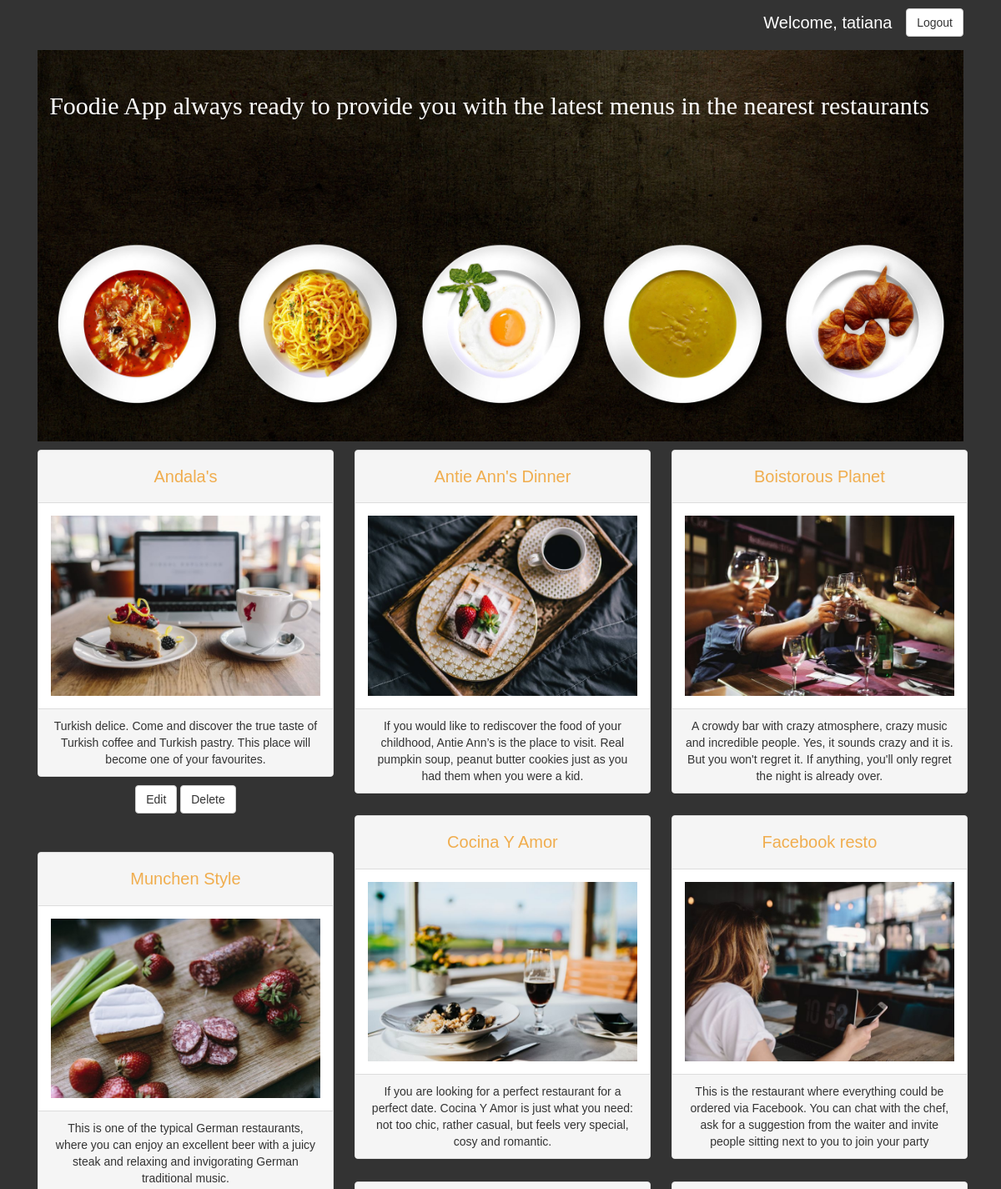
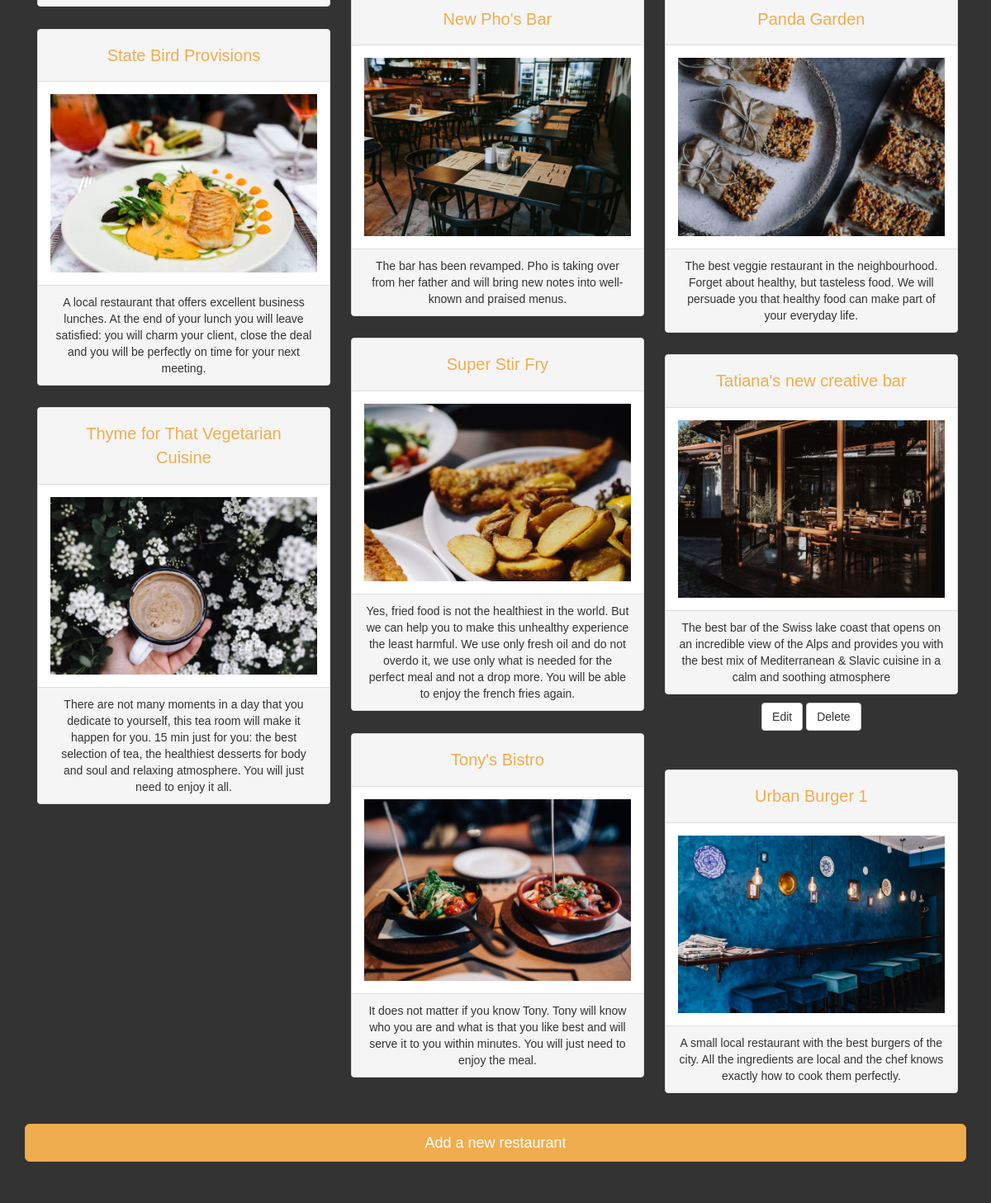
/restos/ (signed in), run on the app's committed database (2 pictures, top to bottom).
### database_setup_fn.py (models this page shows, shortened)
class Restaurant(Base):
    __tablename__ = 'restaurant'
    id = Column(Integer, primary_key=True)
    name = Column(String(250), nullable=False)
    user_id = Column(Integer, ForeignKey('user.id'))
    user = relationship(User)
    description = Column(String(250))
    image = Column(String(250))
    menu_item = relationship('MenuItem', cascade="all, delete")

### finalproject.py (the view)
@app.route('/')
@app.route('/restos/')
def showallrestaurants():
    restaurants = session.query(Restaurant).order_by(Restaurant.name).all()
    if 'username' not in login_session:
        return render_template('public_allrestos.html', restos=restaurants)
    else:
        user = session.query(User).\
            filter_by(name=login_session['username']).one()
        return render_template('allrestos.html', restos=restaurants, user=user)

### templates/allrestos.html (shortened to what this page needs)
<!DOCTYPE html>
<html>
<head>
    <link rel="stylesheet" type="text/css" href="/static/bootstrap-3.3.7-dist/css/bootstrap.min.css">
    <link rel="stylesheet" type="text/css" href="/static/bootstrap-3.3.7-dist/css/custom.css">
    <link rel="stylesheet" type="text/css" href="/static/css/styles.css">
</head>
<body>
    <div class="container">
        <div class="col-md-12" align="right" >
            {% if not session['username'] %}
            <a style='margin: 10px 0 10px 0' href='/login' role ='button' class ='btn btn-default'>Login</a>
            {% else %}
            <span style="font-size:20px; color: white;">Welcome, {{ session['username'].split(' ')[0] }} &nbsp; </span><a style='margin: 10px 0 16px 0' href='/disconnect' role ='button' class ='btn btn-default'>Logout</a>
            {% endif %}
        </div>
        <div class="col-md-12" align="center">
            <h1  id ="home" style="padding: 50px 10px 0 10px; width:95%; position:absolute; z-index:2; color:white;">Foodie App always ready to provide you with the latest menus in the nearest restaurants</h1>
            <img id="bg_image" alt="background" class="img-responsive" src="/static/bootstrap-3.3.7-dist/images/cook-food-kitchen-eat-54455_2.jpg">
        </div>
        <div class='row'>
            <div class="col-md-12" align="center" id='grid'>
                {% for resto in restos %}
                <div class="col-sm-12 col-md-6 col-lg-4 item">
                    <div class="panel panel-default">
                        <div class="panel-heading"><a style="font-size:20px; color:#f0ad4e;" class="btn btn-link" href="{{url_for('restoMenu', resto_ID=resto.id)}}">{{resto.name}}</a></div>
                        <div class="panel-body"><img alt='resto image' class = "img-responsive center-block" src="{{resto.image}}"/></div>
                        <div class="panel-footer">{{resto.description}}</div>
                    </div>
                    {% if resto.user_id == user.id %}
                    <a class="btn btn-default" role="button" href="{{url_for('editResto', resto_id=resto.id)}}" style="margin-bottom:30px;">Edit</a> <a class="btn btn-default" role="button" style="margin-bottom:30px;" href="{{url_for('deleteResto',resto_id=resto.id)}}">Delete</a>
                    {% endif %}
                </div>
                {% endfor %}
            </div>
        </div>
        <div class="row">
            <div class="col-md-12" align="center" id="bottom">
                <a href="{{url_for('createNewResto')}}" role ="button" class ="btn btn-warning btn-block btn-lg">Add a new restaurant</a>
            </div>
        </div>
    </div>
</body>
</html>

### static/css/styles.css (style rules this page uses)
body { font-family: sans-serif; background-color: #333333 }
h1, h2, h3, h4 { color: #CCCCCC; }
h1, h2 { font-family: 'Georgia', serif; margin: 0; }
a { text-decoration: none; text-decoration: #333333; font-size: .75em; }
#bottom { margin-bottom:50px; }

### data on the page
Restaurant: name "Andala's", image (picture), description "Turkish delice. Come and discover the true taste of Turkish coffee and Turkish pastry. This place will become one of your favourites."
Restaurant: name "Antie Ann's Dinner", image (picture), description "If you would like to rediscover the food of your childhood, Antie Ann’s is the place to visit. Real pumpkin soup, peanut butter cookies just as you had them when you were a kid."
Restaurant: name "Boistorous Planet", image (picture), description "A crowdy bar with crazy atmosphere, crazy music and incredible people. Yes, it sounds crazy and it is. But you won't regret it. If anything, you'll only regret the night is already over."
Restaurant: name "Cocina Y Amor", image (picture), description "If you are looking for a perfect restaurant for a perfect date. Cocina Y Amor is just what you need: not too chic, rather casual, but feels very special, cosy and romantic."
Restaurant: name "Facebook resto", image (picture), description "This is the restaurant where everything could be ordered via Facebook. You can chat with the chef, ask for a suggestion from the waiter and invite people sitting next to you to join your party"
Restaurant: name "Munchen Style", image (picture), description "This is one of the typical German restaurants, where you can enjoy an excellent beer with a juicy steak and relaxing and invigorating German traditional music."
Restaurant: name "New Pho's Bar", image (picture), description "The bar has been revamped. Pho is taking over from her father and will bring new notes into well-known and praised menus."
Restaurant: name "Panda Garden", image (picture), description "The best veggie restaurant in the neighbourhood. Forget about healthy, but tasteless food. We will persuade you that healthy food can make part of your everyday life."
Restaurant: name "State Bird Provisions", image (picture), description "A local restaurant that offers excellent business lunches. At the end of your lunch you will leave satisfied: you will charm your client, close the deal and you will be perfectly on time for your next meeting."
Restaurant: name "Super Stir Fry", image (picture), description "Yes, fried food is not the healthiest in the world. But we can help you to make this unhealthy experience the least harmful. We use only fresh oil and do not overdo it, we use only what is needed for the perfect meal and not a drop more. You will be able to enjoy the french fries again."
Restaurant: name "Tatiana's new creative bar", image (picture), description "The best bar of the Swiss lake coast that opens on an incredible view of the Alps and provides you with the best mix of Mediterranean & Slavic cuisine in a calm and soothing atmosphere"
Restaurant: name "Thyme for That Vegetarian Cuisine", image (picture), description "There are not many moments in a day that you dedicate to yourself, this tea room will make it happen for you. 15 min just for you: the best selection of tea, the healthiest desserts for body and soul and relaxing atmosphere. You will just need to enjoy it all."
Restaurant: name "Tony's Bistro", image (picture), description "It does not matter if you know Tony. Tony will know who you are and what is that you like best and will serve it to you within minutes. You will just need to enjoy the meal."
Restaurant: name "Urban Burger 1", image (picture), description "A small local restaurant with the best burgers of the city. All the ingredients are local and the chef knows exactly how to cook them perfectly."

### other printed values
{{ session['username'].split(' ')[0] }} "tatiana"
